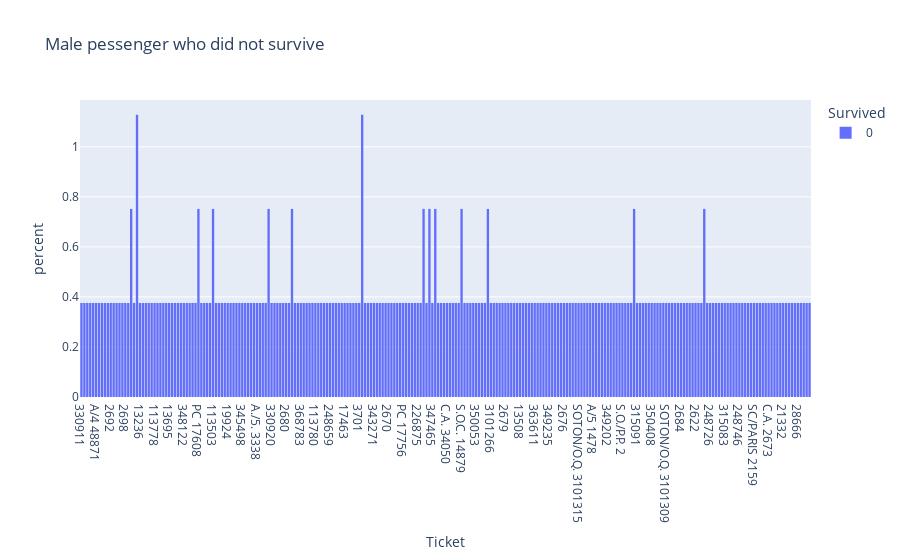

The code cell stored with this chart in its notebook:
### Markdown cell above
# **pessenger who Did Not Survived With Ticket Numbers** ` histogram Male`

### Code cell
fig = px.histogram(df.loc[(df['Sex']=='male') & (df['Survived']==0)], x="Ticket", color="Survived", histnorm='percent', title="Male pessenger who did not survive")
fig.show()

### Figure 1 — Plotly figure (JSON) as saved in the notebook; plotly's stock layout.template omitted (floating-point values rounded to 4 significant figures; data arrays with more than 128 entries replaced by an {"elided": "..."} marker saying what was removed)
{"data": [{"alignmentgroup": "True", "bingroup": "x", "histnorm": "percent", "hovertemplate": "Survived=0<br>Ticket=%{x}<br>percent=%{y}<extra></extra>", "legendgroup": "0", "marker": {"color": "#636efa", "pattern": {"shape": ""}}, "name": "0", "offsetgroup": "0", "orientation": "v", "showlegend": true, "type": "histogram", "x": {"elided": "266 str values"}, "xaxis": "x", "yaxis": "y"}], "layout": {"barmode": "relative", "legend": {"title": {"text": "Survived"}, "tracegroupgap": 0}, "title": {"text": "Male pessenger who did not survive"}, "xaxis": {"anchor": "y", "domain": [0, 1], "title": {"text": "Ticket"}}, "yaxis": {"anchor": "x", "domain": [0, 1], "title": {"text": "percent"}}}}
